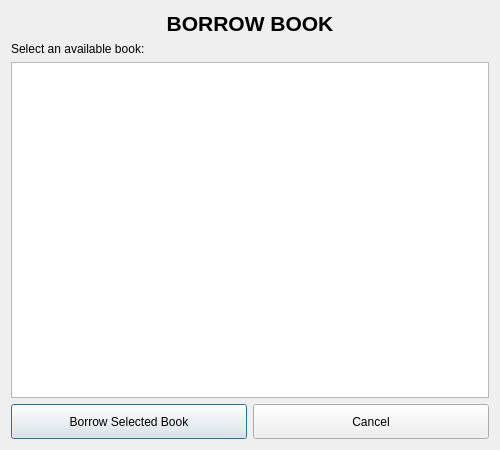
<?xml version="1.0" encoding="UTF-8"?>
<ui version="4.0">
 <class>BorrowDialog</class>
 <widget class="QDialog" name="BorrowDialog">
  <property name="geometry">
   <rect>
    <x>0</x>
    <y>0</y>
    <width>500</width>
    <height>450</height>
   </rect>
  </property>
  <property name="windowTitle">
   <string>Borrow Book</string>
  </property>
  <layout class="QVBoxLayout" name="verticalLayout">
   <item>
    <widget class="QLabel" name="lblTitle">
     <property name="font">
      <font>
       <pointsize>16</pointsize>
       <bold>true</bold>
      </font>
     </property>
     <property name="text">
      <string>BORROW BOOK</string>
     </property>
     <property name="alignment">
      <set>Qt::AlignCenter</set>
     </property>
    </widget>
   </item>
   <item>
    <widget class="QLabel" name="lblInfo">
     <property name="text">
      <string>Select an available book:</string>
     </property>
    </widget>
   </item>
   <item>
    <widget class="QListWidget" name="lstBooks"/>
   </item>
   <item>
    <layout class="QHBoxLayout" name="horizontalLayout">
     <item>
      <widget class="QPushButton" name="btnBorrow">
       <property name="text">
        <string>Borrow Selected Book</string>
       </property>
       <property name="minimumSize">
        <size>
         <width>150</width>
         <height>35</height>
        </size>
       </property>
      </widget>
     </item>
     <item>
      <widget class="QPushButton" name="btnCancel">
       <property name="text">
        <string>Cancel</string>
       </property>
       <property name="minimumSize">
        <size>
         <width>100</width>
         <height>35</height>
        </size>
       </property>
      </widget>
     </item>
    </layout>
   </item>
  </layout>
 </widget>
 <resources/>
 <connections/>
</ui>
